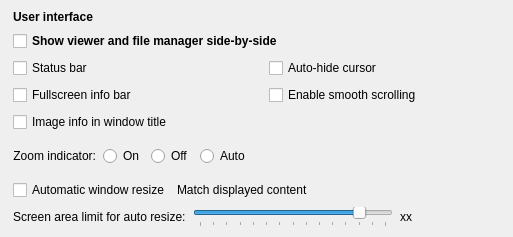
                <widget class="QWidget" name="UIOptionsGroup" native="true">
                 <property name="accessibleName">
                  <string notr="true">SGroup</string>
                 </property>
                 <layout class="QVBoxLayout" name="verticalLayout_11">
                  <property name="spacing">
                   <number>7</number>
                  </property>
                  <property name="sizeConstraint">
                   <enum>QLayout::SetDefaultConstraint</enum>
                  </property>
                  <property name="leftMargin">
                   <number>13</number>
                  </property>
                  <property name="topMargin">
                   <number>10</number>
                  </property>
                  <property name="rightMargin">
                   <number>13</number>
                  </property>
                  <property name="bottomMargin">
                   <number>10</number>
                  </property>
                  <item>
                   <layout class="QHBoxLayout" name="horizontalLayout_16">
                    <property name="leftMargin">
                     <number>0</number>
                    </property>
                    <property name="topMargin">
                     <number>0</number>
                    </property>
                    <property name="rightMargin">
                     <number>0</number>
                    </property>
                    <property name="bottomMargin">
                     <number>0</number>
                    </property>
                    <item>
                     <widget class="QLabel" name="label_15">
                      <property name="font">
                       <font>
                        <weight>75</weight>
                        <bold>true</bold>
                       </font>
                      </property>
                      <property name="text">
                       <string>User interface</string>
                      </property>
                      <property name="alignment">
                       <set>Qt::AlignLeading|Qt::AlignLeft|Qt::AlignVCenter</set>
                      </property>
                     </widget>
                    </item>
                   </layout>
                  </item>
                  <item>
                   <widget class="QCheckBox" name="splitViewCheckBox">
                    <property name="font">
                     <font>
                      <weight>75</weight>
                      <bold>true</bold>
                     </font>
                    </property>
                    <property name="text">
                     <string>Show viewer and file manager side-by-side</string>
                    </property>
                   </widget>
                  </item>
                  <item>
                   <layout class="QVBoxLayout" name="verticalLayout_7">
                    <property name="spacing">
                     <number>7</number>
                    </property>
                    <property name="sizeConstraint">
                     <enum>QLayout::SetDefaultConstraint</enum>
                    </property>
                    <property name="leftMargin">
                     <number>0</number>
                    </property>
                    <property name="topMargin">
                     <number>0</number>
                    </property>
                    <property name="rightMargin">
                     <number>0</number>
                    </property>
                    <property name="bottomMargin">
                     <number>0</number>
                    </property>
                    <item>
                     <layout class="QGridLayout" name="gridLayout">
                      <property name="sizeConstraint">
                       <enum>QLayout::SetDefaultConstraint</enum>
                      </property>
                      <property name="leftMargin">
                       <number>0</number>
                      </property>
                      <property name="topMargin">
                       <number>0</number>
                      </property>
                      <property name="rightMargin">
                       <number>0</number>
                      </property>
                      <property name="bottomMargin">
                       <number>0</number>
                      </property>
                      <property name="horizontalSpacing">
                       <number>6</number>
                      </property>
                      <property name="verticalSpacing">
                       <number>7</number>
                      </property>
                      <item row="2" column="0">
                       <widget class="QCheckBox" name="showExtendedInfoTitle">
                        <property name="text">
                         <string>Image info in window title</string>
                        </property>
                       </widget>
                      </item>
                      <item row="0" column="2">
                       <spacer name="horizontalSpacer_20">
                        <property name="orientation">
                         <enum>Qt::Horizontal</enum>
                        </property>
                        <property name="sizeHint" stdset="0">
                         <size>
                          <width>40</width>
                          <height>10</height>
                         </size>
                        </property>
                       </spacer>
                      </item>
                      <item row="0" column="1">
                       <widget class="QCheckBox" name="cursorAutohideCheckBox">
                        <property name="text">
                         <string>Auto-hide cursor</string>
                        </property>
                       </widget>
                      </item>
                      <item row="1" column="1" colspan="2">
                       <widget class="QCheckBox" name="enableSmoothScrollCheckBox">
                        <property name="toolTip">
                         <string>Turn this off if you are using a touchpad with libinput driver.</string>
                        </property>
                        <property name="text">
                         <string>Enable smooth scrolling</string>
                        </property>
                       </widget>
                      </item>
                      <item row="1" column="0">
                       <widget class="QCheckBox" name="showInfoBarFullscreen">
                        <property name="text">
                         <string>Fullscreen info bar</string>
                        </property>
                       </widget>
                      </item>
                      <item row="0" column="0">
                       <widget class="QCheckBox" name="showInfoBarWindowed">
                        <property name="minimumSize">
                         <size>
                          <width>250</width>
                          <height>0</height>
                         </size>
                        </property>
                        <property name="text">
                         <string>Status bar</string>
                        </property>
                       </widget>
                      </item>
                     </layout>
                    </item>
                    <item>
                     <widget class="QWidget" name="widget_9" native="true">
                      <property name="accessibleName">
                       <string notr="true">SLine</string>
                      </property>
                     </widget>
                    </item>
                    <item>
                     <layout class="QHBoxLayout" name="horizontalLayout_23">
                      <property name="leftMargin">
                       <number>0</number>
                      </property>
                      <property name="topMargin">
                       <number>0</number>
                      </property>
                      <property name="rightMargin">
                       <number>0</number>
                      </property>
                      <item>
                       <widget class="QLabel" name="label">
                        <property name="sizePolicy">
                         <sizepolicy hsizetype="Minimum" vsizetype="Preferred">
                          <horstretch>0</horstretch>
                          <verstretch>0</verstretch>
                         </sizepolicy>
                        </property>
                        <property name="text">
                         <string>Zoom indicator:</string>
                        </property>
                        <property name="alignment">
                         <set>Qt::AlignRight|Qt::AlignTrailing|Qt::AlignVCenter</set>
                        </property>
                       </widget>
                      </item>
                      <item>
                       <widget class="QRadioButton" name="zoomIndicatorOn">
                        <property name="text">
                         <string>On</string>
                        </property>
                       </widget>
                      </item>
                      <item>
                       <widget class="QRadioButton" name="zoomIndicatorOff">
                        <property name="text">
                         <string>Off</string>
                        </property>
                       </widget>
                      </item>
                      <item>
                       <widget class="QRadioButton" name="zoomIndicatorAuto">
                        <property name="text">
                         <string>Auto</string>
                        </property>
                       </widget>
                      </item>
                      <item>
                       <spacer name="horizontalSpacer_6">
                        <property name="orientation">
                         <enum>Qt::Horizontal</enum>
                        </property>
                        <property name="sizeHint" stdset="0">
                         <size>
                          <width>40</width>
                          <height>20</height>
                         </size>
                        </property>
                       </spacer>
                      </item>
                     </layout>
                    </item>
                    <item>
                     <widget class="QWidget" name="widget_19" native="true">
                      <property name="accessibleName">
                       <string notr="true">SLine</string>
                      </property>
                     </widget>
                    </item>
                    <item>
                     <layout class="QHBoxLayout" name="horizontalLayout_28">
                      <property name="leftMargin">
                       <number>0</number>
                      </property>
                      <property name="topMargin">
                       <number>0</number>
                      </property>
                      <property name="rightMargin">
                       <number>0</number>
                      </property>
                      <item>
                       <widget class="QCheckBox" name="autoResizeWindowCheckBox">
                        <property name="text">
                         <string>Automatic window resize</string>
                        </property>
                       </widget>
                      </item>
                      <item>
                       <widget class="QLabel" name="label_50">
                        <property name="accessibleName">
                         <string notr="true">SNoteText</string>
                        </property>
                        <property name="text">
                         <string>Match displayed content</string>
                        </property>
                       </widget>
                      </item>
                      <item>
                       <spacer name="horizontalSpacer_19">
                        <property name="orientation">
                         <enum>Qt::Horizontal</enum>
                        </property>
                        <property name="sizeHint" stdset="0">
                         <size>
                          <width>40</width>
                          <height>20</height>
                         </size>
                        </property>
                       </spacer>
                      </item>
                     </layout>
                    </item>
                    <item>
                     <layout class="QHBoxLayout" name="horizontalLayout_19">
                      <property name="leftMargin">
                       <number>0</number>
                      </property>
                      <property name="topMargin">
                       <number>0</number>
                      </property>
                      <property name="rightMargin">
                       <number>0</number>
                      </property>
                      <property name="bottomMargin">
                       <number>0</number>
                      </property>
                      <item>
                       <widget class="QLabel" name="label_39">
                        <property name="text">
                         <string>Screen area limit for auto resize:</string>
                        </property>
                       </widget>
                      </item>
                      <item>
                       <widget class="QSlider" name="autoResizeLimitSlider">
                        <property name="sizePolicy">
                         <sizepolicy hsizetype="Fixed" vsizetype="Preferred">
                          <horstretch>0</horstretch>
                          <verstretch>0</verstretch>
                         </sizepolicy>
                        </property>
                        <property name="minimumSize">
                         <size>
                          <width>200</width>
                          <height>0</height>
                         </size>
                        </property>
                        <property name="minimum">
                         <number>6</number>
                        </property>
                        <property name="maximum">
                         <number>20</number>
                        </property>
                        <property name="singleStep">
                         <number>1</number>
                        </property>
                        <property name="pageStep">
                         <number>2</number>
                        </property>
                        <property name="value">
                         <number>18</number>
                        </property>
                        <property name="orientation">
                         <enum>Qt::Horizontal</enum>
                        </property>
                        <property name="tickPosition">
                         <enum>QSlider::TicksBelow</enum>
                        </property>
                        <property name="tickInterval">
                         <number>1</number>
                        </property>
                       </widget>
                      </item>
                      <item>
                       <widget class="QLabel" name="autoResizeLimit">
                        <property name="sizePolicy">
                         <sizepolicy hsizetype="Fixed" vsizetype="Preferred">
                          <horstretch>0</horstretch>
                          <verstretch>0</verstretch>
                         </sizepolicy>
                        </property>
                        <property name="minimumSize">
                         <size>
                          <width>60</width>
                          <height>0</height>
                         </size>
                        </property>
                        <property name="maximumSize">
                         <size>
                          <width>60</width>
                          <height>16777215</height>
                         </size>
                        </property>
                        <property name="text">
                         <string>xx</string>
                        </property>
                        <property name="alignment">
                         <set>Qt::AlignLeading|Qt::AlignLeft|Qt::AlignVCenter</set>
                        </property>
                       </widget>
                      </item>
                      <item>
                       <spacer name="horizontalSpacer_17">
                        <property name="orientation">
                         <enum>Qt::Horizontal</enum>
                        </property>
                        <property name="sizeHint" stdset="0">
                         <size>
                          <width>40</width>
                          <height>20</height>
                         </size>
                        </property>
                       </spacer>
                      </item>
                     </layout>
                    </item>
                   </layout>
                  </item>
                 </layout>
                </widget>
